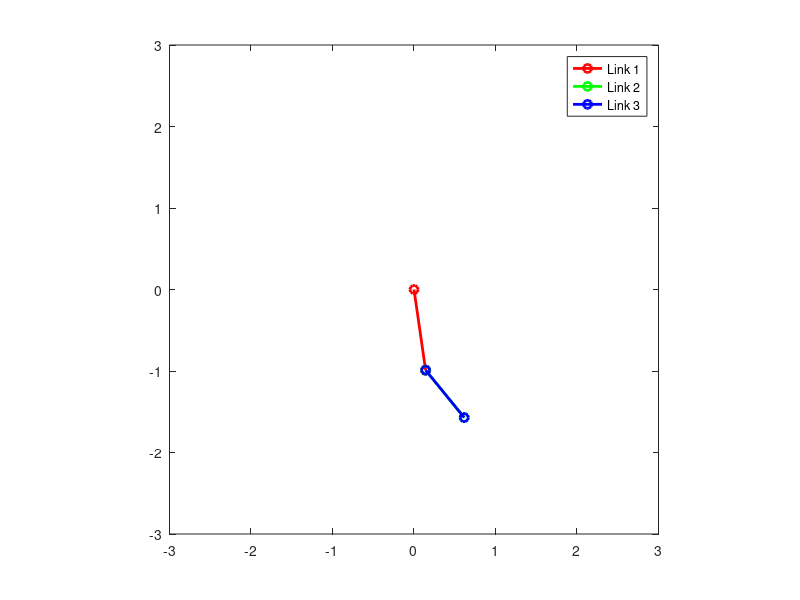
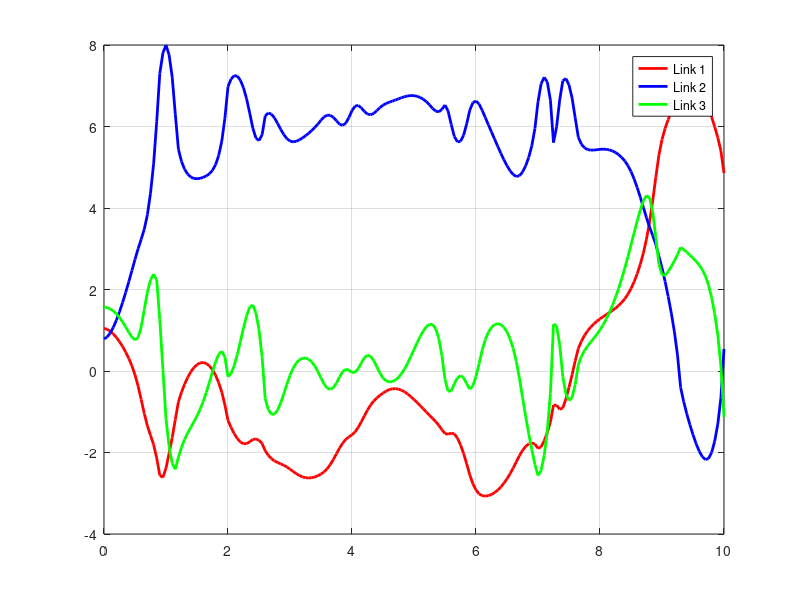

Write MATLAB code to recreate these figures, in order.
%% S4_Q1
clc; clearvars;
figure;
%Properties
m1 = 1;        m2 = 1;           m3 = 1;
L1 = 1;        L2 = 0.75;        L3 = 0.5;

% Initial condn
th1(1) = pi/3;   th2(1) = pi/4;  th3(1) = pi/2;
th1_dot(1) = 0;  th2_dot(1) = 0; th3_dot(1) = 0;

% Time step
ts = 10; dt = 0.05; t = 0:dt:ts;

% Loop
for i = 1:length(t)
    % 1st matrix Inertia
    Ms1 = 1.5*cos(th2(i)) + cos(th3(i)) + cos(th2(i)+th3(i))/2 + 5/3;
    Ms2 = cos(th3(i))/2 + cos(th2(i) + th3(i))/2 + 1/3;
   
    M = [3*cos(th2(i)) + cos(th3(i)) + cos(th2(i)+th3(i)) + 4, Ms1, Ms2;
         Ms1, cos(th3(i)) + 5/3, cos(th3(i))/2 + 1/3;
         Ms2, cos(th3(i))/2 + 1/3, 1/3];
     
   % 2nd matrix Gravity torque
    Gs1 = 981*cos(th1(i)+th2(i)+th3(i))/200;
    G = [981*cos(th1(i))/40 + Gs1 + 2943*cos(th1(i)+th2(i))/200, ...
        991*cos(th1(i)+th2(i)+th3(i))/200 + 2973*cos(th1(i)+th2(i))/200,  Gs1]';
   
   % 3rd Matrxi Drag coefficient Matrix       
    Cs5 = (th1_dot(i) + th2_dot(i) + th3_dot(i))^2;
    Cs6 = th1(i) + th2(i) + th3(i);
    Cs7 = cos(th1(i))*th1_dot(i)^2;
    Cs8 = sin(th1(i))*th1_dot(i)^2;
    Cs9 = (th1_dot(i)+th2_dot(i))^2;
    Cs10 = th1(i) + th2(i);
    Cs1 = Cs8 + sin(Cs6)*Cs5/2 + sin(Cs10)*Cs9;
    Cs2 = cos(Cs6)*Cs5/2 + cos(Cs10)*Cs9 + Cs7;
    Cs3 = cos(Cs10)*Cs9/2 + Cs7;
    Cs4 = Cs8 + sin(Cs10)*Cs9/2;
   
    C = [Cs2*(sin(th1(i)) + sin(Cs6)/2 + sin(Cs10)) ...
        - Cs1*(cos(th1(i)) + cos(Cs6)/2 + cos(Cs10)) ...
        - Cs4*(cos(th1(i)) + cos(Cs10)/2) + Cs3*(sin(th1(i)) ...
        + sin(Cs10)/2);
        Cs2*(sin(Cs6)/2 + sin(Cs10))  - Cs1*(cos(Cs6)/2 + ...
        cos(Cs10)) + sin(Cs10)*Cs3/2 - cos(Cs10)*Cs4/2;
        sin(Cs6)*Cs2/2  - cos(Cs6)*Cs1/2];    
   
    % Solving equation
    th_ddot = M\(-C-G);

    th1_dot(i+1) = th1_dot(i) + th_ddot(1)*dt;
    th1(i+1) = th1(i) + th1_dot(i+1)*dt;
   
    th2_dot(i+1) = th2_dot(i) + th_ddot(2)*dt;
    th2(i+1) = th2(i) + th2_dot(i+1)*dt;
   
    th3_dot(i+1) = th3_dot(i) + th_ddot(3)*dt;
    th3(i+1) = th3(i) + th3_dot(i+1)*dt;
   
    plot([0 L1*cos(th1(i))], [0 L1*sin(th1(i))], 'r-o', 'LineWidth',2);
    hold on;
    
    plot([L1*cos(th1(i)) L1*cos(th1(i))+L2*cos(th1(i)+th2(i))]...
        , [L1*sin(th1(i)) L1*sin(th1(i))+L2*sin(th1(i)+th2(i))], 'g-o', 'LineWidth',2);
    
    plot([L1*cos(th1(i)) L1*cos(th1(i))+L2*cos(th1(i)+th2(i))],...
        [L1*sin(th1(i)) L1*sin(th1(i))+L2*sin(th1(i)+th2(i))],...
         'b-o', 'LineWidth',2);
    
    legend('Link 1', 'Link 2', 'Link 3');
    axis([-3 3 -3 3]);
    axis('square');
    hold off;    
   
    pause(0.05);
end

figure;
plot(t(1:i), th1(1:i), 'r', 'LineWidth',2);
hold on;
plot(t(1:i), th2(1:i), 'b', 'LineWidth',2);
plot(t(1:i), th3(1:i), 'g', 'LineWidth',2);
grid on;
legend('Link 1', 'Link 2', 'Link 3');
hold off;


